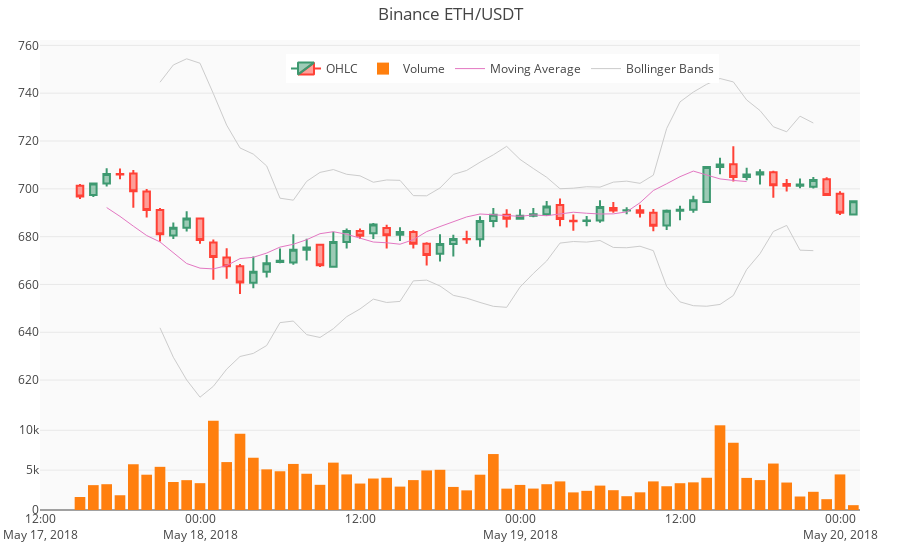

Notebook source saved alongside this figure:
### Code cell
layout = go.Layout(xaxis = dict(rangeslider = dict(visible = False)))
fig = go.Figure(data=data, layout=layout)

# OHLC
fig['data'] = data

# Volume
fig['data'].append( dict(x=df_hours.index + pd.DateOffset(hours=3), 
                         y=df_hours.volume.volume,           
                         type='bar',
                         yaxis='y', 
                         name='Volume',
                        ) )
# MA
fig['data'].append( dict( x=mv_x, y=mv_y, type='scatter', mode='lines', 
                         line = dict( width = 1 ),
                         marker = dict( color = '#E377C2' ),
                         yaxis = 'y2', name='Moving Average' ) )

# Bollinger bands
fig['data'].append( dict( x=df_hours.index, y=bb_upper, type='scatter', yaxis='y2', 
                         line = dict( width = 1 ),
                         marker=dict(color='#ccc'), hoverinfo='none', 
                         legendgroup='Bollinger Bands', name='Bollinger Bands') )

fig['data'].append( dict( x=df_hours.index, y=bb_lower, type='scatter', yaxis='y2',
                         line = dict( width = 1 ),
                         marker=dict(color='#ccc'), hoverinfo='none',
                         legendgroup='Bollinger Bands', showlegend=False ) )

fig['layout']['title'] = "{} {}".format(df.exchange[0].capitalize(), df.symbol[0])
fig['layout']['plot_bgcolor'] = 'rgb(250, 250, 250)'
#fig['layout']['xaxis'] = dict( rangeselector = dict( visible = False ) )
#fig['layout']['xaxis'] = dict(showticklabels = True)
fig['layout']['yaxis'] = dict( domain = [0.0, 0.2], showticklabels = True )
fig['layout']['yaxis2'] = dict( domain = [0.2, 1.0] )
fig['layout']['legend'] = dict( orientation = 'h', y=0.97, x=0.3, yanchor='top' )
fig['layout']['margin'] = dict( t=40, b=50, r=40, l=40)

iplot(fig, filename='OHLC without Rangeslider', validate=False)
